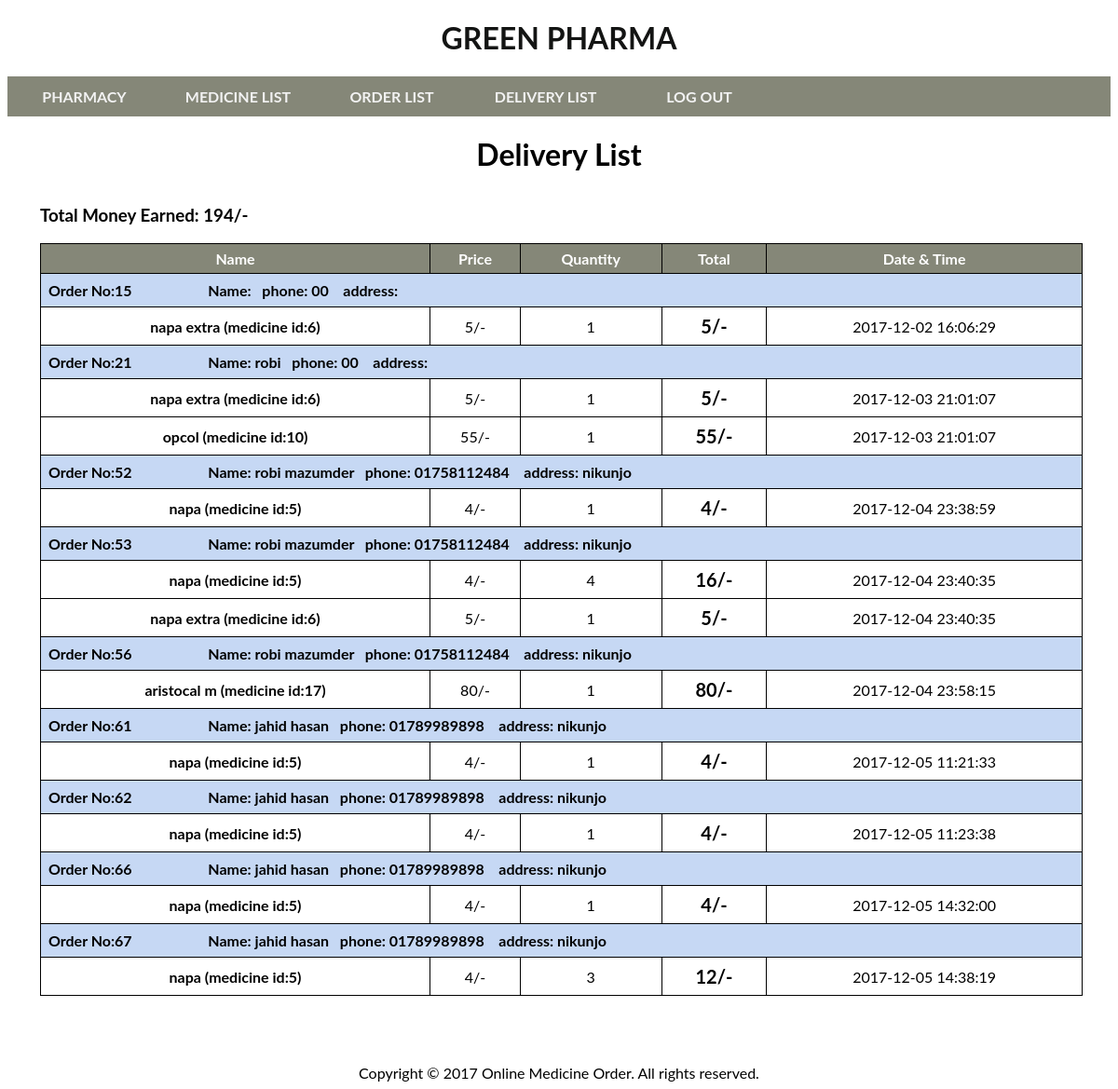
Screenshot of /pharmacy/delivery_list.php (signed in) with the database file from the repository.
### tables this page shows
CREATE TABLE `location` (
  `id` int(200) NOT NULL,
  `lat` float NOT NULL,
  `lon` float NOT NULL,
  `name` varchar(100) NOT NULL,
  `address` varchar(200) NOT NULL,
  `pharmacy_id` int(100) NOT NULL
);

CREATE TABLE `orders` (
  `id` int(100) NOT NULL,
  `name` varchar(100) NOT NULL,
  `datecreation` varchar(100) NOT NULL,
  `pharmacy_id` int(100) NOT NULL,
  `username` varchar(100) NOT NULL,
  `firstname` varchar(100) NOT NULL,
  `lastname` varchar(100) NOT NULL,
  `phone` int(100) NOT NULL,
  `address` varchar(100) NOT NULL,
  `delivery` varchar(100) NOT NULL
);

CREATE TABLE `medicine` (
  `id` int(200) NOT NULL,
  `name` varchar(100) NOT NULL,
  `category` varchar(100) NOT NULL,
  `price` float NOT NULL,
  `quantity` int(100) NOT NULL,
  `path` varchar(100) NOT NULL,
  `pharmacy_id` int(200) NOT NULL
);

CREATE TABLE `ordersdetail` (
  `ordersid` int(200) NOT NULL,
  `price` int(100) NOT NULL,
  `quantity` int(100) NOT NULL,
  `productid` int(200) NOT NULL
);

### pharmacy/delivery_list.php (the view, shortened to what this page needs)
<?php
if (isset($_SESSION['id'])) {
    $id = $_SESSION['id'];
}
if (isset($_SESSION["flag"])) {
    ?>
<!DOCTYPE html>
<html>
<head>
</head>
<body>
  <?php
$conn = new mysqli("localhost", "root", "", "pharmacy");
    foreach ($conn->query('SELECT * from location') as $row) {
        if ($row['pharmacy_id'] == $id) {
            $pharmacy_name = $row['name'];
        }
    }
    ?>
<h1 align="center" style="color:#131413"> <b> <?php echo $pharmacy_name; ?></b> </h1>
<div class="topnav" id="myTopnav">
 <a href="admin.php?id=<?php echo $id ?>"><span><b> PHARMACY </b></span></a>
  <a href="medicine_list.php?id=<?php echo $id ?>"><span><b>MEDICINE LIST</b></span></a>
  <a href="order_list.php?id=<?php echo $id ?>"><span><b> ORDER LIST </b></span></a>
  <a href="delivery_list.php?id=<?php echo $id ?>"><span><b> DELIVERY LIST </b></span></a>
   <a href="user_logout.php"><span><b>LOG OUT</b></span></a>
</div>
        <h1 style="text-align: center;"> Delivery List </h1>
<?php
} else {
    header("Location:index.php");
}
?>
<div style="margin: 35px; width: 94.5%;">
 <table id="t01">
            <tr>
                <th> Name </th>
                <th> Price </th>
                <th> Quantity </th>
                <th>  Total </th>
                <th> Date & Time </th>
            </tr>
<?php
$jsn = json_decode(fetchNotice1());
function fetchNotice1()
{
    $conn = new mysqli("localhost", "root", "", "pharmacy");
    $result = 0;
    foreach ($conn->query("SELECT * from orders where pharmacy_id = '" . $_SESSION['id'] . "'
      and delivery ='done' ") as $row2) {
        echo "<tr style='font-weight:bold;background-color:#c6d8f4;'>";
        echo "<div><td colspan='5'> Order No:" . $row2['id'];
        echo " Name: " . $row2['firstname'] . " " . $row2['lastname'] . " &nbsp; phone: 0" . $row2['phone'] . " &nbsp;&nbsp; address: " . $row2['address'] . "</td></div>";
        echo "</tr>";
        foreach ($conn->query('SELECT * from ordersdetail') as $row) {
            $sum = $row['quantity'] * $row['price'];
            foreach ($conn->query('SELECT * from medicine') as $row3) {
                if ($row['ordersid'] == $row2['id']) {
                    if ($row3['id'] == $row['productid']) {
                        $result = $result + $sum;
                        echo "<tr style='background-color:white;'>";
                        echo "<td style='text-align:center;font-weight:bold;'>" . $row3['name'] . " (medicine id:" . $row['productid'] . ")</td>";
                        echo "<td style='text-align:center'>" . $row['price'] . "/-</td>";
                        echo "<td style='text-align:center'>" . $row['quantity'] . "</td>";
                        echo "<td style='text-align:center;font-weight:bold;font-size:20px;'>" . $sum . "/-</td>";
                        echo "<td style='text-align:center;'>" . $row2['datecreation'] . "</td>";
                        echo "</tr>";
                    }
                }
            }
        }
    }
    echo "<h3>Total Money Earned: " . $result . "/-</h3>";
}
?>
        </table>
    </div>
        <br>
        <br>
        <div align="center">
            <footer>Copyright © 2017 Online Medicine Order. All rights reserved.</footer>
        </div>
</body>
</html>

### pharmacy/delivery_list.php (style rules this page uses)
body { font-family: "Lato",sans-serif; }
.topnav { overflow: hidden; background-color: #858778; }
.topnav a { float: left; display: block; color: #f2f2f2; text-align: center; padding: 12px 11px; text-decoration: none; font-size: 16px; width : 165px; }
* { box-sizing: border-box; }
table { width:100%; }
table, th, td { border: 1px solid black; border-collapse: collapse; }
th { padding: 6px; text-align: center; }
td { padding: 8px; text-align: left; }
table#t01 th { background-color: #858778; color: white; }

### rows the page displays
location: name "GREEN PHARMA"
orders: id "15", phone "0", datecreation "2017-12-02 16:06:29", id "61", firstname "jahid", lastname "hasan", phone "1789989898", address "nikunjo", id "62", id "66", id "67"
ordersdetail: productid "6", price "5", quantity "1"
medicine: name "napa extra", datecreation "2017-12-04 23:40:35"
orders: id "21", firstname "robi", phone "0", datecreation "2017-12-03 21:01:07", id "52", lastname "mazumder", phone "1758112484", address "nikunjo", id "53", id "56"
ordersdetail: productid "6", price "5", quantity "1"
ordersdetail: productid "10", price "55", quantity "1"
medicine: name "opcol"
ordersdetail: productid "5", price "4", quantity "1"
medicine: name "napa", datecreation "2017-12-04 23:38:59", datecreation "2017-12-04 23:40:35", datecreation "2017-12-05 11:21:33", datecreation "2017-12-05 11:23:38", datecreation "2017-12-05 14:32:00", datecreation "2017-12-05 14:38:19"
ordersdetail: productid "5", price "4", quantity "4", sum "16"
ordersdetail: productid "6", price "5", quantity "1"
ordersdetail: productid "17", price "80", quantity "1"
medicine: name "aristocal m", datecreation "2017-12-04 23:58:15"
ordersdetail: productid "5", price "4", quantity "1"
ordersdetail: productid "5", price "4", quantity "1"
ordersdetail: productid "5", price "4", quantity "1"
ordersdetail: productid "5", price "4", quantity "3", sum "12"

### other values shown
$result "194"
